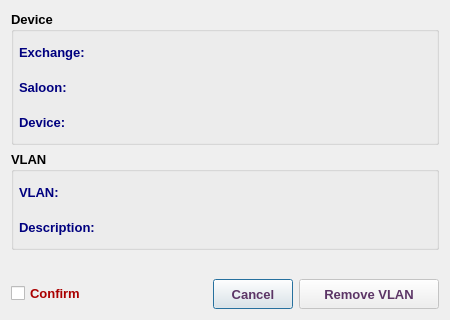
<?xml version="1.0" encoding="UTF-8"?>
<ui version="4.0">
 <class>RemoveVlanDialog</class>
 <widget class="QDialog" name="RemoveVlanDialog">
  <property name="windowModality">
   <enum>Qt::NonModal</enum>
  </property>
  <property name="geometry">
   <rect>
    <x>0</x>
    <y>0</y>
    <width>450</width>
    <height>320</height>
   </rect>
  </property>
  <property name="sizePolicy">
   <sizepolicy hsizetype="Fixed" vsizetype="Fixed">
    <horstretch>0</horstretch>
    <verstretch>0</verstretch>
   </sizepolicy>
  </property>
  <property name="minimumSize">
   <size>
    <width>450</width>
    <height>320</height>
   </size>
  </property>
  <property name="maximumSize">
   <size>
    <width>451</width>
    <height>321</height>
   </size>
  </property>
  <property name="font">
   <font>
    <family>Tahoma</family>
    <pointsize>10</pointsize>
   </font>
  </property>
  <property name="windowTitle">
   <string>Remove VLAN</string>
  </property>
  <property name="windowIcon">
   <iconset resource="../../../../image.qrc">
    <normaloff>:/Image/remove.png</normaloff>:/Image/remove.png</iconset>
  </property>
  <layout class="QVBoxLayout" name="verticalLayout">
   <item>
    <widget class="QGroupBox" name="groupBox">
     <property name="font">
      <font>
       <family>Tahoma</family>
       <pointsize>10</pointsize>
       <weight>75</weight>
       <bold>true</bold>
      </font>
     </property>
     <property name="title">
      <string>Device</string>
     </property>
     <layout class="QVBoxLayout" name="verticalLayout_3">
      <property name="spacing">
       <number>5</number>
      </property>
      <property name="leftMargin">
       <number>5</number>
      </property>
      <property name="topMargin">
       <number>5</number>
      </property>
      <property name="rightMargin">
       <number>5</number>
      </property>
      <property name="bottomMargin">
       <number>5</number>
      </property>
      <item>
       <layout class="QHBoxLayout" name="horizontalLayout_2">
        <item>
         <widget class="QLabel" name="label">
          <property name="minimumSize">
           <size>
            <width>100</width>
            <height>30</height>
           </size>
          </property>
          <property name="maximumSize">
           <size>
            <width>100</width>
            <height>30</height>
           </size>
          </property>
          <property name="font">
           <font>
            <family>Tahoma</family>
            <pointsize>10</pointsize>
            <weight>75</weight>
            <bold>true</bold>
           </font>
          </property>
          <property name="styleSheet">
           <string notr="true">color: rgb(0, 0, 127);</string>
          </property>
          <property name="text">
           <string>Exchange:</string>
          </property>
         </widget>
        </item>
        <item>
         <widget class="QLabel" name="abbrLbl">
          <property name="sizePolicy">
           <sizepolicy hsizetype="Expanding" vsizetype="Preferred">
            <horstretch>0</horstretch>
            <verstretch>0</verstretch>
           </sizepolicy>
          </property>
          <property name="minimumSize">
           <size>
            <width>250</width>
            <height>30</height>
           </size>
          </property>
          <property name="maximumSize">
           <size>
            <width>5000</width>
            <height>30</height>
           </size>
          </property>
          <property name="font">
           <font>
            <family>Tahoma</family>
            <pointsize>10</pointsize>
            <weight>75</weight>
            <bold>true</bold>
           </font>
          </property>
          <property name="styleSheet">
           <string notr="true">color: rgb(85, 0, 127);</string>
          </property>
          <property name="text">
           <string/>
          </property>
          <property name="wordWrap">
           <bool>true</bool>
          </property>
         </widget>
        </item>
       </layout>
      </item>
      <item>
       <layout class="QHBoxLayout" name="horizontalLayout_3">
        <item>
         <widget class="QLabel" name="label_5">
          <property name="minimumSize">
           <size>
            <width>100</width>
            <height>30</height>
           </size>
          </property>
          <property name="maximumSize">
           <size>
            <width>100</width>
            <height>30</height>
           </size>
          </property>
          <property name="font">
           <font>
            <family>Tahoma</family>
            <pointsize>10</pointsize>
            <weight>75</weight>
            <bold>true</bold>
           </font>
          </property>
          <property name="styleSheet">
           <string notr="true">color: rgb(0, 0, 127);</string>
          </property>
          <property name="text">
           <string>Saloon:</string>
          </property>
         </widget>
        </item>
        <item>
         <widget class="QLabel" name="saloonLbl">
          <property name="sizePolicy">
           <sizepolicy hsizetype="Expanding" vsizetype="Preferred">
            <horstretch>0</horstretch>
            <verstretch>0</verstretch>
           </sizepolicy>
          </property>
          <property name="minimumSize">
           <size>
            <width>250</width>
            <height>30</height>
           </size>
          </property>
          <property name="maximumSize">
           <size>
            <width>5000</width>
            <height>30</height>
           </size>
          </property>
          <property name="font">
           <font>
            <family>Tahoma</family>
            <pointsize>10</pointsize>
            <weight>75</weight>
            <bold>true</bold>
           </font>
          </property>
          <property name="styleSheet">
           <string notr="true">color: rgb(85, 0, 127);</string>
          </property>
          <property name="text">
           <string/>
          </property>
          <property name="wordWrap">
           <bool>true</bool>
          </property>
         </widget>
        </item>
       </layout>
      </item>
      <item>
       <layout class="QHBoxLayout" name="horizontalLayout_4">
        <item>
         <widget class="QLabel" name="label_2">
          <property name="minimumSize">
           <size>
            <width>100</width>
            <height>30</height>
           </size>
          </property>
          <property name="maximumSize">
           <size>
            <width>100</width>
            <height>30</height>
           </size>
          </property>
          <property name="font">
           <font>
            <family>Tahoma</family>
            <pointsize>10</pointsize>
            <weight>75</weight>
            <bold>true</bold>
           </font>
          </property>
          <property name="styleSheet">
           <string notr="true">color: rgb(0, 0, 127);</string>
          </property>
          <property name="text">
           <string>Device:</string>
          </property>
         </widget>
        </item>
        <item>
         <widget class="QLabel" name="deviceLbl">
          <property name="sizePolicy">
           <sizepolicy hsizetype="Expanding" vsizetype="Preferred">
            <horstretch>0</horstretch>
            <verstretch>0</verstretch>
           </sizepolicy>
          </property>
          <property name="minimumSize">
           <size>
            <width>250</width>
            <height>30</height>
           </size>
          </property>
          <property name="maximumSize">
           <size>
            <width>5000</width>
            <height>30</height>
           </size>
          </property>
          <property name="font">
           <font>
            <family>Tahoma</family>
            <pointsize>10</pointsize>
            <weight>75</weight>
            <bold>true</bold>
           </font>
          </property>
          <property name="styleSheet">
           <string notr="true">color: rgb(85, 0, 127);</string>
          </property>
          <property name="text">
           <string/>
          </property>
          <property name="wordWrap">
           <bool>true</bool>
          </property>
         </widget>
        </item>
       </layout>
      </item>
     </layout>
    </widget>
   </item>
   <item>
    <widget class="QGroupBox" name="groupBox_2">
     <property name="font">
      <font>
       <family>Tahoma</family>
       <pointsize>10</pointsize>
       <weight>75</weight>
       <bold>true</bold>
      </font>
     </property>
     <property name="title">
      <string>VLAN</string>
     </property>
     <layout class="QVBoxLayout" name="verticalLayout_2">
      <property name="spacing">
       <number>5</number>
      </property>
      <property name="leftMargin">
       <number>5</number>
      </property>
      <property name="topMargin">
       <number>5</number>
      </property>
      <property name="rightMargin">
       <number>5</number>
      </property>
      <property name="bottomMargin">
       <number>5</number>
      </property>
      <item>
       <layout class="QHBoxLayout" name="horizontalLayout_5">
        <item>
         <widget class="QLabel" name="label_3">
          <property name="minimumSize">
           <size>
            <width>120</width>
            <height>30</height>
           </size>
          </property>
          <property name="maximumSize">
           <size>
            <width>120</width>
            <height>30</height>
           </size>
          </property>
          <property name="font">
           <font>
            <family>Tahoma</family>
            <pointsize>10</pointsize>
            <weight>75</weight>
            <bold>true</bold>
           </font>
          </property>
          <property name="styleSheet">
           <string notr="true">color: rgb(0, 0, 127);</string>
          </property>
          <property name="text">
           <string>VLAN:</string>
          </property>
         </widget>
        </item>
        <item>
         <widget class="QLabel" name="vlanLbl">
          <property name="sizePolicy">
           <sizepolicy hsizetype="Expanding" vsizetype="Preferred">
            <horstretch>0</horstretch>
            <verstretch>0</verstretch>
           </sizepolicy>
          </property>
          <property name="minimumSize">
           <size>
            <width>240</width>
            <height>30</height>
           </size>
          </property>
          <property name="maximumSize">
           <size>
            <width>5000</width>
            <height>30</height>
           </size>
          </property>
          <property name="font">
           <font>
            <family>Tahoma</family>
            <pointsize>10</pointsize>
            <weight>75</weight>
            <bold>true</bold>
           </font>
          </property>
          <property name="styleSheet">
           <string notr="true">color: rgb(85, 0, 127);</string>
          </property>
          <property name="text">
           <string/>
          </property>
          <property name="wordWrap">
           <bool>true</bool>
          </property>
         </widget>
        </item>
       </layout>
      </item>
      <item>
       <layout class="QHBoxLayout" name="horizontalLayout_6">
        <item>
         <widget class="QLabel" name="label_4">
          <property name="minimumSize">
           <size>
            <width>120</width>
            <height>30</height>
           </size>
          </property>
          <property name="maximumSize">
           <size>
            <width>120</width>
            <height>30</height>
           </size>
          </property>
          <property name="font">
           <font>
            <family>Tahoma</family>
            <pointsize>10</pointsize>
            <weight>75</weight>
            <bold>true</bold>
           </font>
          </property>
          <property name="styleSheet">
           <string notr="true">color: rgb(0, 0, 127);</string>
          </property>
          <property name="text">
           <string>Description:</string>
          </property>
         </widget>
        </item>
        <item>
         <widget class="QLabel" name="descLbl">
          <property name="sizePolicy">
           <sizepolicy hsizetype="Expanding" vsizetype="Preferred">
            <horstretch>0</horstretch>
            <verstretch>0</verstretch>
           </sizepolicy>
          </property>
          <property name="minimumSize">
           <size>
            <width>240</width>
            <height>30</height>
           </size>
          </property>
          <property name="maximumSize">
           <size>
            <width>5000</width>
            <height>30</height>
           </size>
          </property>
          <property name="font">
           <font>
            <family>Tahoma</family>
            <pointsize>10</pointsize>
            <weight>75</weight>
            <bold>true</bold>
           </font>
          </property>
          <property name="styleSheet">
           <string notr="true">color: rgb(85, 0, 127);</string>
          </property>
          <property name="text">
           <string/>
          </property>
          <property name="wordWrap">
           <bool>true</bool>
          </property>
         </widget>
        </item>
       </layout>
      </item>
     </layout>
    </widget>
   </item>
   <item>
    <spacer name="verticalSpacer">
     <property name="font">
      <font>
       <family>Tahoma</family>
       <pointsize>10</pointsize>
      </font>
     </property>
     <property name="orientation">
      <enum>Qt::Vertical</enum>
     </property>
     <property name="sizeHint" stdset="0">
      <size>
       <width>20</width>
       <height>40</height>
      </size>
     </property>
    </spacer>
   </item>
   <item>
    <layout class="QHBoxLayout" name="horizontalLayout">
     <item>
      <widget class="QCheckBox" name="checkBox">
       <property name="font">
        <font>
         <family>Tahoma</family>
         <pointsize>10</pointsize>
         <weight>75</weight>
         <bold>true</bold>
        </font>
       </property>
       <property name="styleSheet">
        <string notr="true">color: rgb(170, 0, 0);</string>
       </property>
       <property name="text">
        <string>Confirm </string>
       </property>
      </widget>
     </item>
     <item>
      <spacer name="horizontalSpacer">
       <property name="font">
        <font>
         <family>Tahoma</family>
         <pointsize>10</pointsize>
        </font>
       </property>
       <property name="orientation">
        <enum>Qt::Horizontal</enum>
       </property>
       <property name="sizeHint" stdset="0">
        <size>
         <width>40</width>
         <height>20</height>
        </size>
       </property>
      </spacer>
     </item>
     <item>
      <widget class="QPushButton" name="cancelBtn">
       <property name="sizePolicy">
        <sizepolicy hsizetype="Preferred" vsizetype="Preferred">
         <horstretch>0</horstretch>
         <verstretch>0</verstretch>
        </sizepolicy>
       </property>
       <property name="minimumSize">
        <size>
         <width>80</width>
         <height>30</height>
        </size>
       </property>
       <property name="maximumSize">
        <size>
         <width>170</width>
         <height>30</height>
        </size>
       </property>
       <property name="font">
        <font>
         <family>Tahoma</family>
         <pointsize>10</pointsize>
         <weight>75</weight>
         <bold>true</bold>
        </font>
       </property>
       <property name="styleSheet">
        <string notr="true">color: rgb(92, 53, 102);</string>
       </property>
       <property name="text">
        <string>Cancel</string>
       </property>
      </widget>
     </item>
     <item>
      <widget class="QPushButton" name="okBtn">
       <property name="enabled">
        <bool>false</bool>
       </property>
       <property name="sizePolicy">
        <sizepolicy hsizetype="Preferred" vsizetype="Preferred">
         <horstretch>0</horstretch>
         <verstretch>0</verstretch>
        </sizepolicy>
       </property>
       <property name="minimumSize">
        <size>
         <width>140</width>
         <height>30</height>
        </size>
       </property>
       <property name="maximumSize">
        <size>
         <width>200</width>
         <height>30</height>
        </size>
       </property>
       <property name="font">
        <font>
         <family>Tahoma</family>
         <pointsize>10</pointsize>
         <weight>75</weight>
         <bold>true</bold>
        </font>
       </property>
       <property name="styleSheet">
        <string notr="true">color: rgb(92, 53, 102);</string>
       </property>
       <property name="text">
        <string>Remove VLAN</string>
       </property>
       <property name="icon">
        <iconset resource="../../../../image.qrc">
         <normaloff>:/Image/remove.png</normaloff>:/Image/remove.png</iconset>
       </property>
       <property name="iconSize">
        <size>
         <width>20</width>
         <height>20</height>
        </size>
       </property>
      </widget>
     </item>
    </layout>
   </item>
  </layout>
 </widget>
 <tabstops>
  <tabstop>checkBox</tabstop>
  <tabstop>okBtn</tabstop>
  <tabstop>cancelBtn</tabstop>
 </tabstops>
 <resources>
  <include location="../../../../image.qrc"/>
 </resources>
 <connections/>
</ui>
